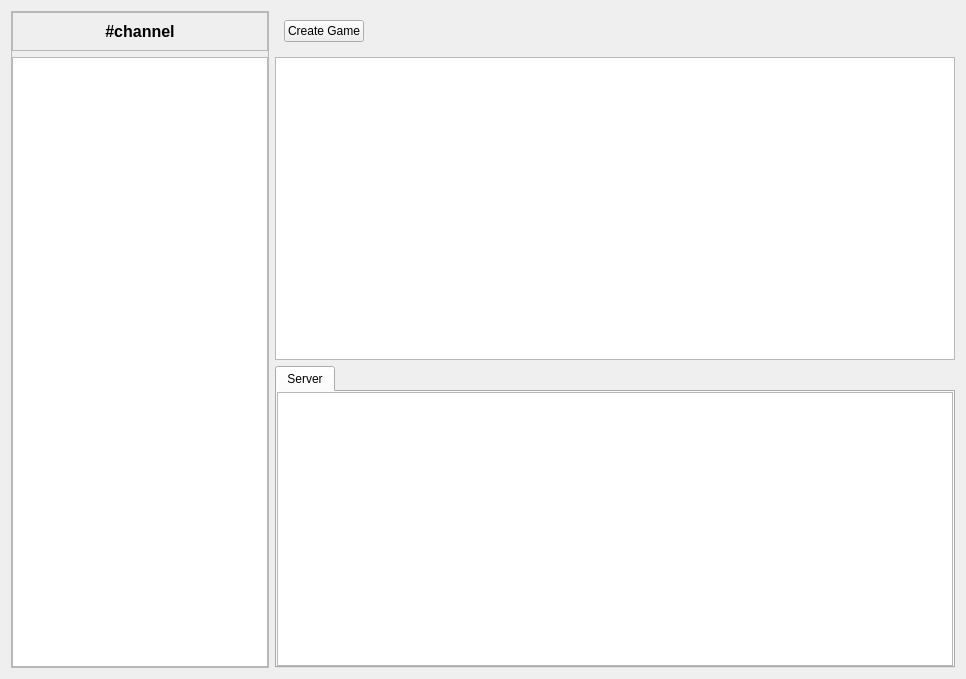
<?xml version="1.0" encoding="UTF-8"?>
<ui version="4.0">
 <class>GamesWidget</class>
 <widget class="QWidget" name="GamesWidget">
  <property name="geometry">
   <rect>
    <x>0</x>
    <y>0</y>
    <width>966</width>
    <height>679</height>
   </rect>
  </property>
  <property name="sizePolicy">
   <sizepolicy hsizetype="Expanding" vsizetype="Expanding">
    <horstretch>0</horstretch>
    <verstretch>0</verstretch>
   </sizepolicy>
  </property>
  <property name="windowTitle">
   <string>Form</string>
  </property>
  <layout class="QGridLayout" name="gridLayout_3">
   <item row="0" column="1">
    <widget class="QFrame" name="gameFrame">
     <property name="frameShape">
      <enum>QFrame::NoFrame</enum>
     </property>
     <property name="frameShadow">
      <enum>QFrame::Raised</enum>
     </property>
     <property name="lineWidth">
      <number>0</number>
     </property>
     <layout class="QVBoxLayout" name="verticalLayout_2">
      <property name="leftMargin">
       <number>0</number>
      </property>
      <property name="topMargin">
       <number>0</number>
      </property>
      <property name="rightMargin">
       <number>0</number>
      </property>
      <property name="bottomMargin">
       <number>0</number>
      </property>
      <item>
       <widget class="QFrame" name="gameListHeaderFrame">
        <property name="frameShape">
         <enum>QFrame::NoFrame</enum>
        </property>
        <property name="frameShadow">
         <enum>QFrame::Raised</enum>
        </property>
        <property name="lineWidth">
         <number>0</number>
        </property>
        <layout class="QHBoxLayout" name="gameListHeaderLayout">
         <item>
          <widget class="QPushButton" name="createGame">
           <property name="sizePolicy">
            <sizepolicy hsizetype="Maximum" vsizetype="Fixed">
             <horstretch>0</horstretch>
             <verstretch>0</verstretch>
            </sizepolicy>
           </property>
           <property name="text">
            <string>Create Game</string>
           </property>
          </widget>
         </item>
         <item>
          <spacer name="horizontalSpacer">
           <property name="orientation">
            <enum>Qt::Horizontal</enum>
           </property>
           <property name="sizeHint" stdset="0">
            <size>
             <width>40</width>
             <height>20</height>
            </size>
           </property>
          </spacer>
         </item>
        </layout>
       </widget>
      </item>
      <item>
       <widget class="QListView" name="gameList">
        <property name="focusPolicy">
         <enum>Qt::NoFocus</enum>
        </property>
        <property name="selectionMode">
         <enum>QAbstractItemView::NoSelection</enum>
        </property>
        <property name="iconSize">
         <size>
          <width>100</width>
          <height>100</height>
         </size>
        </property>
        <property name="textElideMode">
         <enum>Qt::ElideMiddle</enum>
        </property>
        <property name="verticalScrollMode">
         <enum>QAbstractItemView::ScrollPerPixel</enum>
        </property>
        <property name="horizontalScrollMode">
         <enum>QAbstractItemView::ScrollPerPixel</enum>
        </property>
        <property name="movement">
         <enum>QListView::Static</enum>
        </property>
        <property name="flow">
         <enum>QListView::LeftToRight</enum>
        </property>
        <property name="resizeMode">
         <enum>QListView::Adjust</enum>
        </property>
        <property name="viewMode">
         <enum>QListView::IconMode</enum>
        </property>
        <property name="uniformItemSizes">
         <bool>true</bool>
        </property>
       </widget>
      </item>
      <item>
       <widget class="QTabWidget" name="chatChannelTabs">
        <property name="currentIndex">
         <number>0</number>
        </property>
        <widget class="QWidget" name="tab">
         <attribute name="title">
          <string>Server</string>
         </attribute>
         <layout class="QHBoxLayout" name="horizontalLayout_2">
          <property name="leftMargin">
           <number>0</number>
          </property>
          <property name="topMargin">
           <number>0</number>
          </property>
          <property name="rightMargin">
           <number>0</number>
          </property>
          <property name="bottomMargin">
           <number>0</number>
          </property>
          <item>
           <widget class="QPlainTextEdit" name="serverLogArea">
            <property name="horizontalScrollBarPolicy">
             <enum>Qt::ScrollBarAlwaysOff</enum>
            </property>
            <property name="undoRedoEnabled">
             <bool>false</bool>
            </property>
            <property name="readOnly">
             <bool>true</bool>
            </property>
            <property name="cursorWidth">
             <number>0</number>
            </property>
           </widget>
          </item>
         </layout>
        </widget>
       </widget>
      </item>
     </layout>
    </widget>
   </item>
   <item row="0" column="0">
    <widget class="QFrame" name="chatUserFrame">
     <property name="sizePolicy">
      <sizepolicy hsizetype="Maximum" vsizetype="Preferred">
       <horstretch>0</horstretch>
       <verstretch>0</verstretch>
      </sizepolicy>
     </property>
     <property name="frameShape">
      <enum>QFrame::StyledPanel</enum>
     </property>
     <property name="frameShadow">
      <enum>QFrame::Raised</enum>
     </property>
     <layout class="QVBoxLayout" name="verticalLayout">
      <property name="leftMargin">
       <number>0</number>
      </property>
      <property name="topMargin">
       <number>0</number>
      </property>
      <property name="rightMargin">
       <number>0</number>
      </property>
      <property name="bottomMargin">
       <number>0</number>
      </property>
      <item>
       <widget class="QFrame" name="frame">
        <property name="frameShape">
         <enum>QFrame::StyledPanel</enum>
        </property>
        <property name="frameShadow">
         <enum>QFrame::Raised</enum>
        </property>
        <layout class="QHBoxLayout" name="horizontalLayout">
         <item>
          <widget class="QLabel" name="chatChannelLabel">
           <property name="font">
            <font>
             <family>Segoe UI</family>
             <pointsize>12</pointsize>
             <weight>75</weight>
             <bold>true</bold>
             <kerning>true</kerning>
            </font>
           </property>
           <property name="text">
            <string>#channel</string>
           </property>
           <property name="alignment">
            <set>Qt::AlignCenter</set>
           </property>
          </widget>
         </item>
        </layout>
       </widget>
      </item>
      <item>
       <widget class="QListView" name="chatUserList">
        <property name="horizontalScrollBarPolicy">
         <enum>Qt::ScrollBarAlwaysOff</enum>
        </property>
        <property name="uniformItemSizes">
         <bool>true</bool>
        </property>
       </widget>
      </item>
     </layout>
    </widget>
   </item>
  </layout>
 </widget>
 <resources/>
 <connections/>
</ui>
